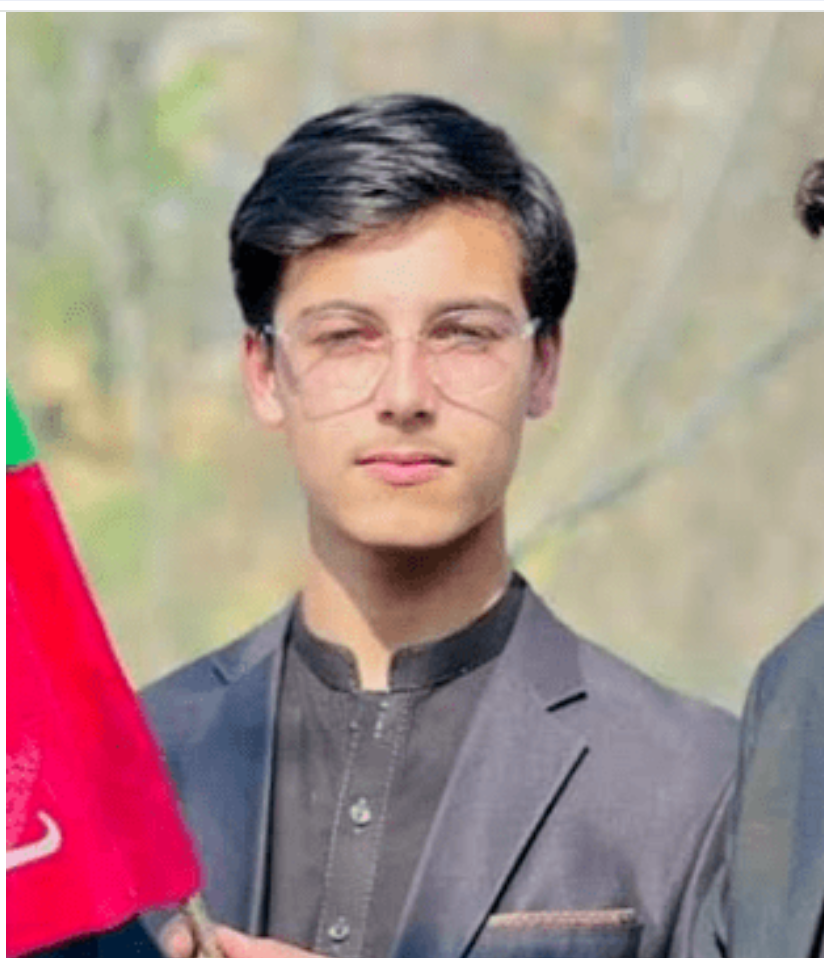
#> input picture face_detect/Screenshot (68).png, 824 x 958 px, found by its file name
$ python face_detect.py
#> lines starting #> are read from the running program, lines starting #| are printed output that depends on the picture; after the words box and inside, x2 and y2 are one past the last pixel; in counts of white or black regions, pixels touching at a corner belong together
import cv2

# Load the Haar Cascade model from your directory
face_cascade = cv2.CascadeClassifier('face_detect\haarcascade_frontalface_default.xml')

# Read the image
img = cv2.imread('face_detect\Screenshot (68).png')
#> img is the input picture: shape (958, 824, 3); mean B, G, R 136.5, 142.6, 166.7

# Convert the image to grayscale as Haar Cascades work with grayscale images
gray = cv2.cvtColor(img, cv2.COLOR_BGR2GRAY)
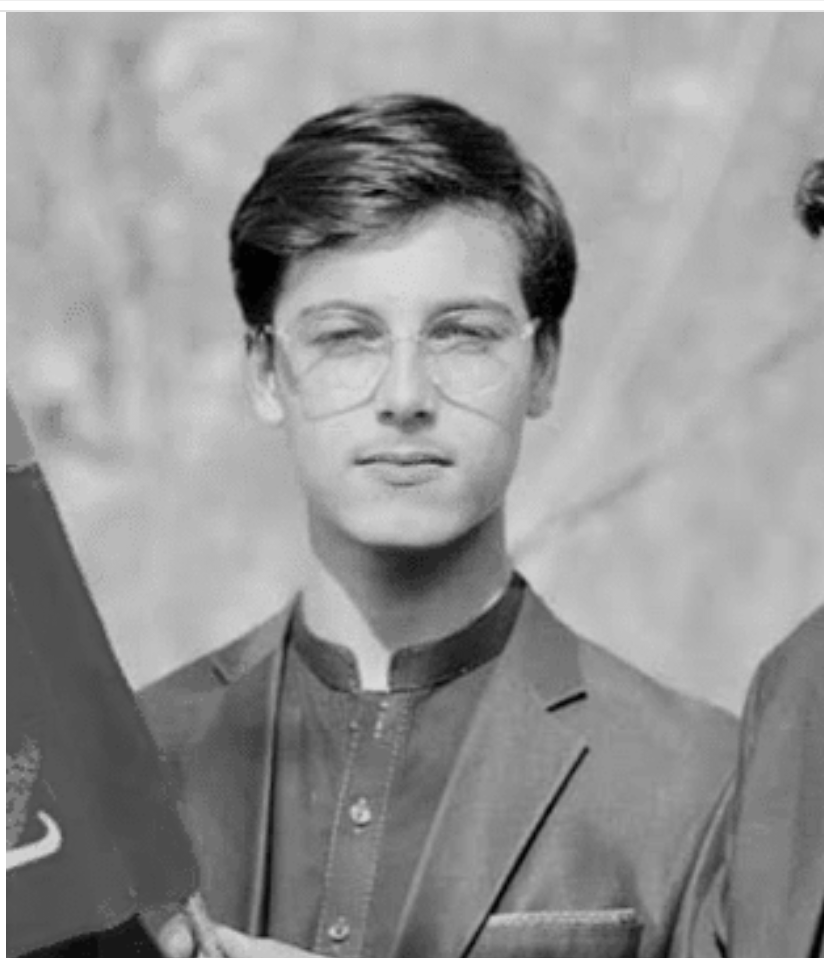
#> gray: shape (958, 824); min 2, max 255, mean 149.1

# Detect faces
faces = face_cascade.detectMultiScale(gray, scaleFactor=1.1, minNeighbors=5, minSize=(30, 30))
#> faces = [[244, 206, 327, 327]]

# Draw rectangles around detected faces
for (x, y, w, h) in faces:
    cv2.rectangle(img, (x, y), (x + w, y + h), (255, 0, 0), 2)
#> this loop made 1 pass
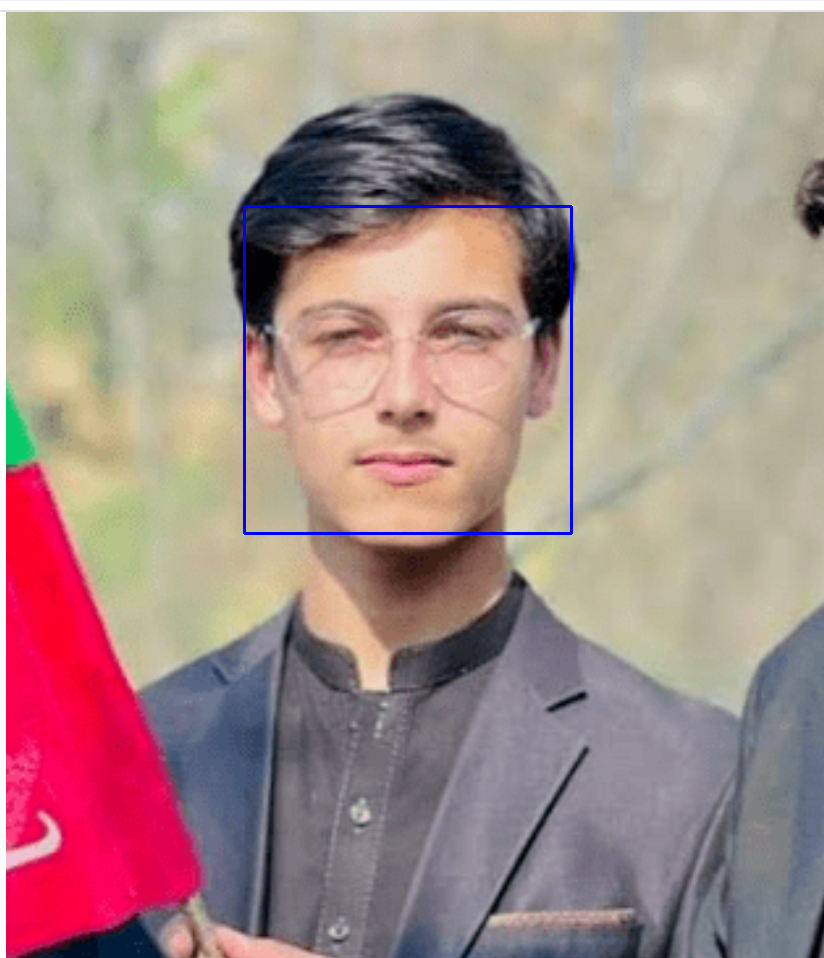
#> img: shape (958, 824, 3); 0.5% of pixels changed, all inside (x1, y1, x2, y2) = (243, 205, 573, 535)

# Display the result
cv2.imshow('Face Detection', img)
cv2.waitKey(0)
cv2.destroyAllWindows()
